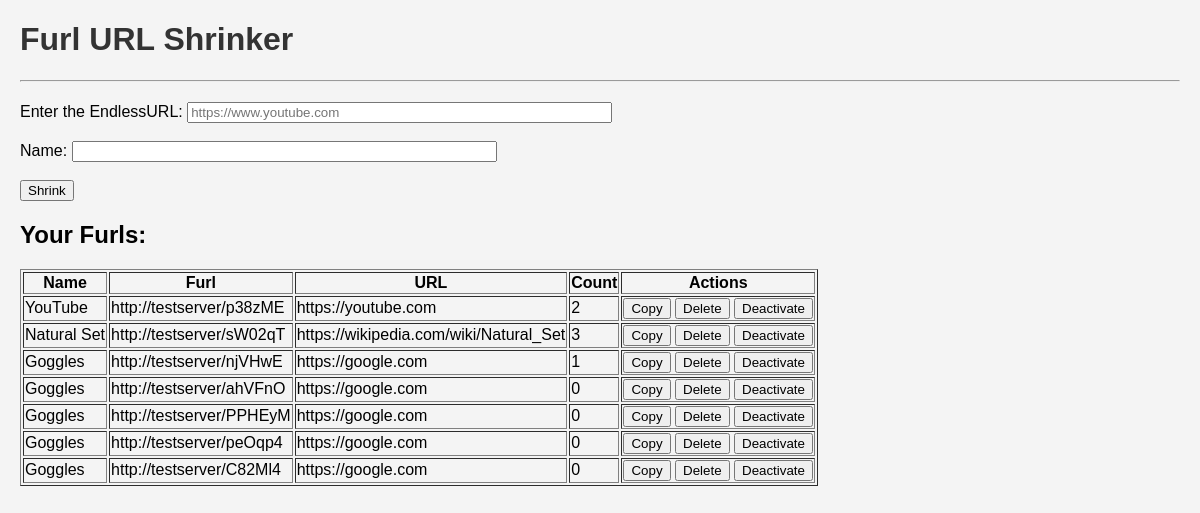
The page /home/JRBros (signed in) on the database its author committed.
### tables this page shows
CREATE TABLE furled(
    furl TEXT PRIMARY KEY,
    url TEXT NOT NULL,
    name TEXT NOT NULL,
    user TEXT NOT NULL,
    count INTEGER DEFAULT 0,
    active BOOLEAN DEFAULT TRUE,
    FOREIGN KEY(user) REFERENCES users(username));

### app.py (the view, shortened to what this page needs)
@app.route('/home/<username>', methods=['GET', 'POST'])
def home(username: str) -> str:
    if 'user' not in session or session['user'] != username:
        return redirect(url_for('login'))
    return render_template("home.html", username=username, furls=db.get_furls(username))

### app.py (called while the page is built)
@app.teardown_appcontext
def close_connection(exception):
    db = g.pop('db', None)
    if db is not None:
        db.commit()
        db.close

### db.py (called while the page is built)
def query(query: str, params=()) -> sqlite3.Cursor:
    if 'db' not in g:
        g.db = sqlite3.connect(DATABASE)
        g.db.row_factory = sqlite3.Row
    return g.db.cursor().execute(query, params)

def get_furls(user: str) -> dict[str, tuple[str, str, int, bool]]:
    return {f[0]:f[1:] for f in query("SELECT furl, name, url, count, active FROM furled WHERE user=?", (user,)).fetchall()}

### templates/home.html (shortened to what this page needs)
{% extends "base.html" %}
{% block content %}
<form action="#" method="POST">
    <label for="url">Enter the EndlessURL:</label>
    <input type="url" name="url" id="url"
           placeholder="https://www.youtube.com"
           pattern="https?://.+"
           size="50"
           required>
    <br/><br/>
    <label for="name">Name:</label>
    <input type="text" name="name" id="name" size="50">
    <br/><br/>
    <input type="submit" value="Shrink">
</form>
<h2>Your Furls:</h2>
<table border="1">
    <thead>
        <tr>
            <th>Name</th>
            <th>Furl</th>
            <th>URL</th>
            <th>Count</th>
            <th>Actions</th>
        </tr>
    </thead>
    <tbody>
        {% for furl, info in furls.items() %}
        <tr>
            <td>{{ info[0] }}</td>
            <td class="url">{{ furl }}</td>
            <td>{{ info[1] }}</td>
            <td>{{ info[2] }}</td>
            <td>
                <button onclick="copyToClipboard('{{ furl }}')">Copy</button>
                <form action="{{ url_for('delete_furl', furl=furl) }}" method="POST" style="display:inline;">
                    <input type="submit" value="Delete">
                </form>
                {% if info[3] %}
                <form action="{{ url_for('deactivate_furl', furl=furl) }}" method="POST" style="display:inline;">
                    <input type="submit" value="Deactivate">
                </form>
                {% else %}
                <form action="{{ url_for('activate_furl', furl=furl) }}" method="POST" style="display:inline;">
                    <input type="submit" value="Activate">
                </form>
                {% endif %}
            </td>
        </tr>
        {% endfor %}
    </tbody>
</table>
{% endblock %}

### templates/base.html (shortened to what this page needs)
<!DOCTYPE html>
<html lang="en">
<head>
    <link rel="stylesheet" href="/static/css/styles.css"/>
</head>
<body>
    <div>
        <h1>Furl URL Shrinker</h1>
        <hr/>
        {% block content %}
        {% endblock %}
    </div>
</body>
</html>

### static/css/styles.css (style rules this page uses)
body { font-family: Arial, sans-serif; margin: 20px; padding: 0; background-color: #f4f4f4; }
h1 { color: #333; }
hr { margin-top: 20px; margin-bottom: 20px; }

### rows shown on the page
furled: name "YouTube", furl "p38zME", url "https://youtube.com", count "2"
furled: name "Natural Set", furl "sW02qT", url "https://wikipedia.com/wiki/Natural_Set", count "3"
furled: name "Goggles", furl "njVHwE", url "https://google.com", info "1"
furled: name "Goggles", furl "ahVFnO", url "https://google.com", count "0"
furled: name "Goggles", furl "PPHEyM", url "https://google.com", count "0"
furled: name "Goggles", furl "peOqp4", url "https://google.com", count "0"
furled: name "Goggles", furl "C82Ml4", url "https://google.com", count "0"
